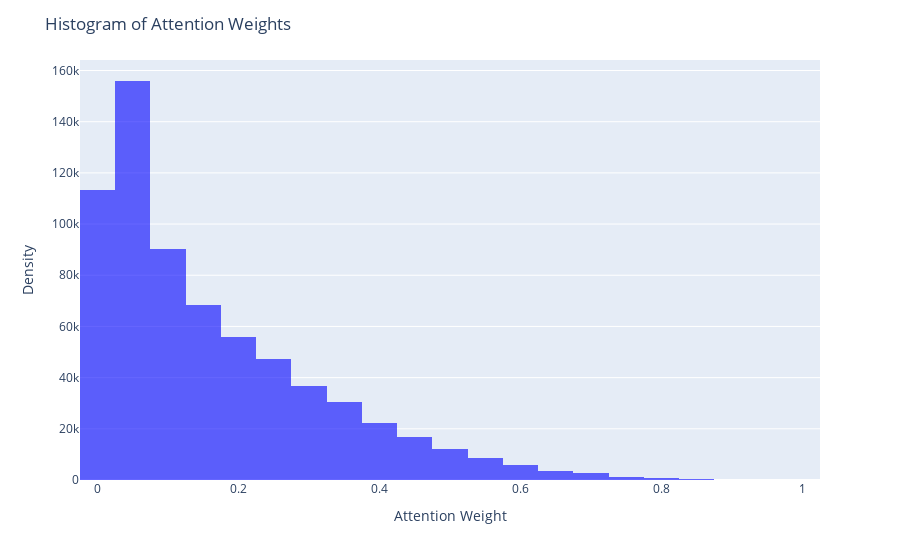

The code cell stored with this chart in its notebook:
### Code cell
fig = px.histogram(
    attention_weights_np,
    nbins=30,
    histnorm="density",  # for density normalization
)

fig.update_traces(marker=dict(color="blue", opacity=0.6), showlegend=False)
fig.update_layout(
    title="Histogram of Attention Weights",
    xaxis_title="Attention Weight",
    yaxis_title="Density"
)

fig.show()

### Figure 1 — Plotly figure (JSON) as saved in the notebook; plotly's stock layout.template omitted (floating-point values rounded to 4 significant figures; data arrays with more than 128 entries replaced by an {"elided": "..."} marker saying what was removed)
{"data": [{"alignmentgroup": "True", "bingroup": "x", "histnorm": "density", "hovertemplate": "variable=0<br>value=%{x}<br>density=%{y}<extra></extra>", "legendgroup": "0", "marker": {"color": "blue", "opacity": 0.6, "pattern": {"shape": ""}}, "name": "0", "nbinsx": 30, "offsetgroup": "0", "orientation": "v", "showlegend": false, "type": "histogram", "x": {"elided": "33625 float values"}, "xaxis": "x", "yaxis": "y"}], "layout": {"barmode": "relative", "legend": {"title": {"text": "variable"}, "tracegroupgap": 0}, "margin": {"t": 60}, "title": {"text": "Histogram of Attention Weights"}, "xaxis": {"anchor": "y", "domain": [0, 1], "title": {"text": "Attention Weight"}}, "yaxis": {"anchor": "x", "domain": [0, 1], "title": {"text": "Density"}}}}
